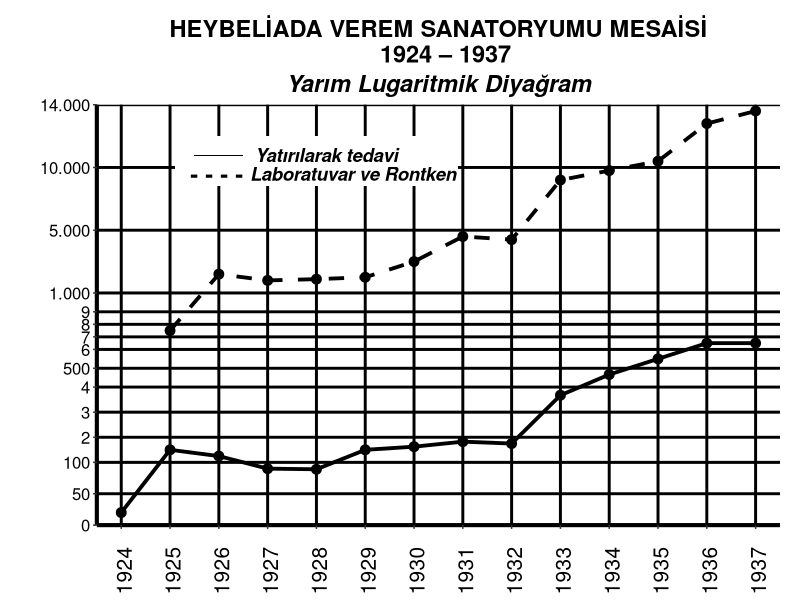
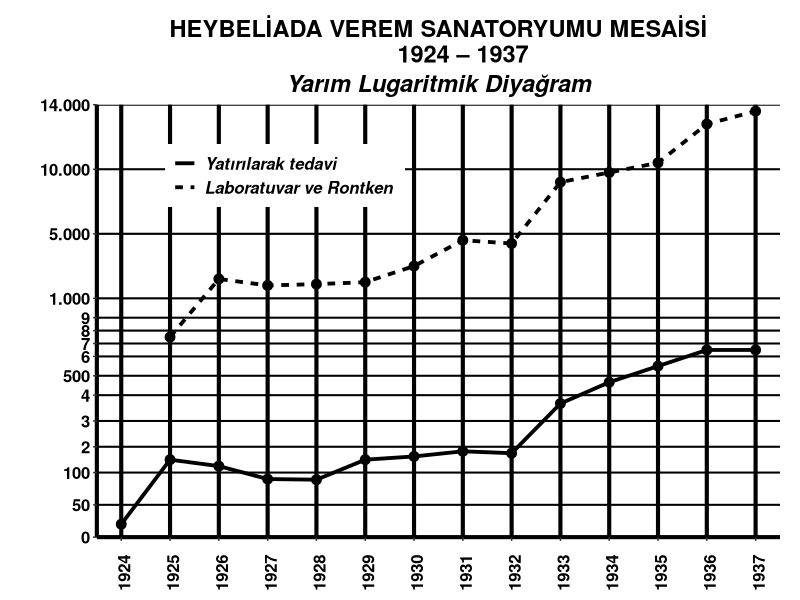

R code for these plots, in order:
Sys.setlocale(locale = "Turkish")
library(ggplot2)
tarih <- seq(1924,1937)
miktar <- c(20,120,110,90,89,120,125,133,130,207,240,265,290,290)
miktar2 <- c(NA,310,400,390,392,395,420,460,455,550,565,580,640,660)
verem <- data.frame(tarih,miktar,miktar2)
ggplot(verem, aes(x=tarih)) +
  geom_line(aes(y=miktar), size=1.3) + geom_point(aes(y=miktar), size=3)+
  geom_line(aes(y=miktar2), size=1.3, linetype="dashed") + geom_point(aes(y=miktar2), size=3) +
  labs(title = "HEYBELİADA VEREM SANATORYUMU MESAİSİ
  1924 \U2013 1937",
       subtitle = "Yarım Lugaritmik Diyağram") +
  theme_classic() +
  theme(panel.grid.major = element_line(colour = "black", size = 1)) +
  theme(plot.title = element_text(hjust = 0.5, size = 17, face = "bold")) +
  theme(plot.subtitle = element_text(hjust = 0.5, size = 17, face = "bold.italic")) +
  theme(axis.title = element_blank())  +
  theme(axis.text.x = element_text(size=15,  vjust = 0.7, hjust = 1, angle = 89.9, colour = "black")) +
  theme(axis.text.y = element_text(size=12,  colour = "black")) +
  theme(axis.line.x = element_line(size = 1.4)) +
  theme(axis.line.y = element_line(size = 1.4)) +
  theme(plot.margin = unit(c(1,1,1,2), "lines")) +
  scale_x_continuous(
    limits = c(1924,1937),
    breaks = seq(1924,1937),
    labels = c("1924","1925","1926","1927","1928","1929","1930","1931","1932","1933","1934","1935","1936","1937"),
    expand = c(0,0.5)
  ) +
  scale_y_continuous(
    limits = c(0,670),
    breaks = c(0,50,100,140,180,220,250,280,300,320,340,370,470,570,670),
    labels = c("0","50","100","2","3","4","500","6","7","8","9","1.000","5.000","10.000","14.000"),
    expand = c(0,0)
  ) +
  annotate(geom="rect", xmin = 1925.1, xmax = 1930.9, ymin = 540, ymax = 620, fill = "white" ) +
  annotate(geom="text", x=1928.2,y=590,label="Yatırılarak tedavi", size= 4.7, fontface="bold.italic") +
  annotate(geom="rect", xmin = 1925.5, xmax = 1926.5, ymin = 588, ymax = 590, fill = "black" ) +
  annotate(geom="text", x=1928.8,y=560,label="Laboratuvar ve Rontken ", size= 4.7, fontface="bold.italic") +
  annotate(geom="text", x=1926.1,y=560,label="- - - -  ", size= 6, fontface="bold")


## An alternative solution for adjusting major grid lines and the legend

Sys.setlocale(locale = "Turkish")
library(ggplot2)
tarih <- seq(1924,1937)
miktar <- c(20,120,110,90,89,120,125,133,130,207,240,265,290,290)
miktar2 <- c(NA,310,400,390,392,395,420,460,455,550,565,580,640,660)
verem <- data.frame(tarih,miktar,miktar2)
ggplot(verem, aes(x=tarih)) +
  geom_line(aes(y=miktar,linetype="dashed"), size=1.3) + geom_point(aes(y=miktar), size=3)+
  geom_line(aes(y=miktar2,linetype="solid"), size=1.3) + geom_point(aes(y=miktar2), size=3) +
  labs(title = "HEYBELİADA VEREM SANATORYUMU MESAİSİ
       1924 \U2013 1937",
       subtitle = "Yarım Lugaritmik Diyağram") +
  theme(panel.background = element_rect(fill = "white"),panel.grid.major.y = element_line(colour = "black", size = 0.7),
        panel.grid.major.x = element_line(colour = "black", size = 1.4)) +
  theme(plot.title = element_text(hjust = 0.5, size = 17, face = "bold")) +
  theme(plot.subtitle = element_text(hjust = 0.5, size = 17, face = "bold.italic")) +
  theme(axis.title = element_blank())  +
  theme(axis.text.x = element_text(size=12, face="bold", vjust = 0.7, hjust = 1, angle = 89.9, colour = "black")) +
  theme(axis.text.y = element_text(size=12, face="bold", colour = "black")) +
  theme(axis.line.x = element_line(size = 1.4)) +
  theme(axis.line.y = element_line(size = 1.4)) +
  theme(plot.margin = unit(c(1,1,1,2), "lines")) +
  scale_x_continuous(
    limits = c(1924,1937),
    breaks = seq(1924,1937),
    labels = c("1924","1925","1926","1927","1928","1929","1930","1931","1932","1933","1934","1935","1936","1937"),
    expand = c(0,0.5)
  ) +
  scale_y_continuous(
    limits = c(0,670),
    breaks = c(0,50,100,140,180,220,250,280,300,320,340,370,470,570,670),
    labels = c("0","50","100","2","3","4","500","6","7","8","9","1.000","5.000","10.000","14.000"),
    expand = c(0,0)
  )+
  scale_linetype_discrete(name="", labels=c("Yatırılarak tedavi","Laboratuvar ve Rontken "))+
  theme(legend.title=element_blank(),legend.text = element_text(size=12,face = "bold.italic"),legend.position=c(0.1,0.91), 
        legend.justification=c(0,1), legend.direction='vertical',legend.spacing.x = unit(0.15,"cm"),
        legend.key = element_rect(size = 5, fill = "white", colour = "white"))+
  guides(fill=guide_legend(override.aes = list(size = 1.2), keywidth=0.78, keyheight=0.30,default.unit="inch")) 


